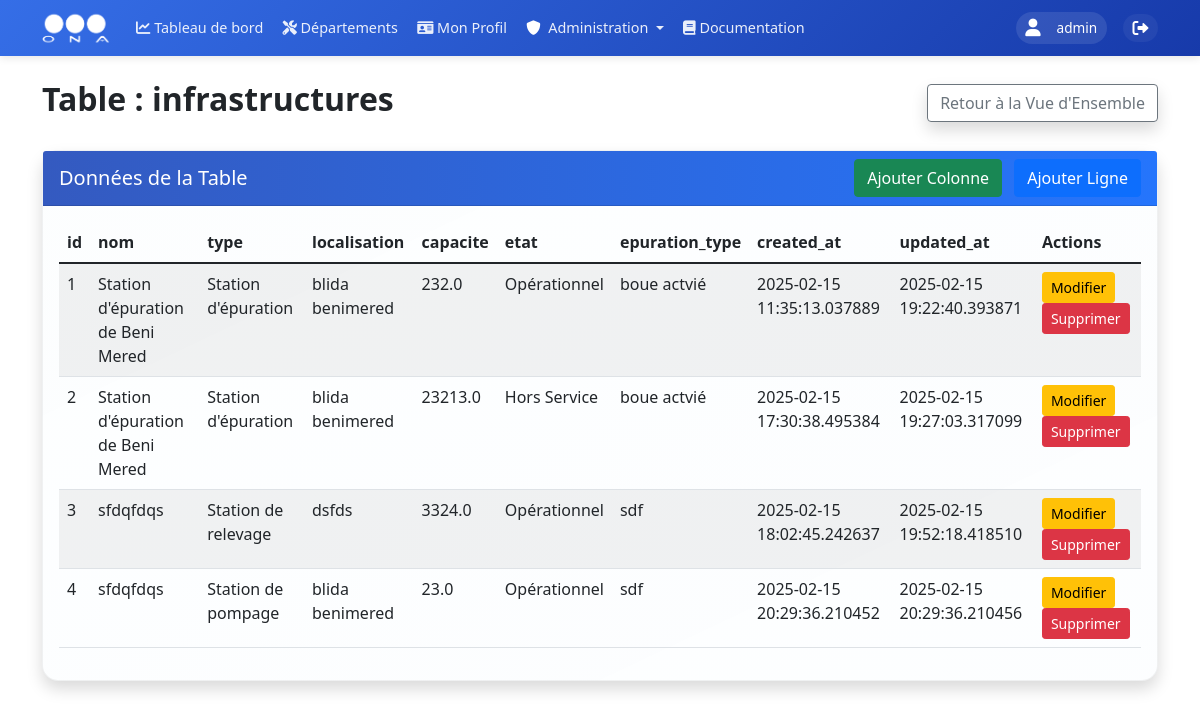
The app's page /admin/database/table/infrastructures (signed in) with its own data.
### models.py (models this page shows, shortened)
class User(UserMixin, db.Model):
    __tablename__ = 'users'
    id = db.Column(db.Integer, primary_key=True)
    username = db.Column(db.String(80), unique=True, nullable=False, index=True)
    nickname = db.Column(db.String(80), index=True)
    email = db.Column(db.String(120), unique=True, nullable=True, index=True)
    password_hash = db.Column(db.String(128))
    role = db.Column(db.String(20), nullable=False, default=UserRole.UTILISATEUR, index=True)
    is_active = db.Column(db.Boolean, default=True, index=True)
    last_login = db.Column(db.DateTime, index=True)
    unit_id = db.Column(db.Integer, db.ForeignKey('units.id', ondelete='SET NULL'), nullable=True, index=True)
    zone_id = db.Column(db.Integer, db.ForeignKey('zones.id', ondelete='SET NULL'), nullable=True, index=True)
    created_at = db.Column(db.DateTime, default=datetime.utcnow, index=True)
    updated_at = db.Column(db.DateTime, default=datetime.utcnow, onupdate=datetime.utcnow, index=True)
    profile = db.relationship('UserProfile', backref='user', uselist=False, lazy=True, cascade='all, delete-orphan')
    incidents = db.relationship('Incident', backref='author', lazy=True)

class Infrastructure(db.Model):
    __tablename__ = 'infrastructures'
    id = db.Column(db.Integer, primary_key=True)
    nom = db.Column(db.String(200), nullable=False, index=True)
    type = db.Column(db.String(100), nullable=False, index=True)
    localisation = db.Column(db.String(200), nullable=False)
    capacite = db.Column(db.Float, nullable=False)
    etat = db.Column(db.String(50), nullable=False, default='Opérationnel', index=True)
    epuration_type = db.Column(db.String(100), nullable=True, index=True)
    infrastructure_files = db.relationship('InfrastructureFile', back_populates='infrastructure', lazy='dynamic', cascade='all, delete-orphan')
    created_at = db.Column(db.DateTime, default=datetime.utcnow, index=True)
    updated_at = db.Column(db.DateTime, default=datetime.utcnow, onupdate=datetime.utcnow, index=True)

### routes/database_admin.py (the view)
@database_admin.route('/admin/database/table/<table_name>')
@login_required
@admin_required
def view_table(table_name):
    inspector = inspect(db.engine)
    if table_name not in inspector.get_table_names():
        flash('Table not found', 'error')
        return redirect(url_for('database_admin.database_overview'))
    columns = inspector.get_columns(table_name)
    foreign_keys = get_foreign_keys(table_name)
    for column in columns:
        column['foreign_key'] = column['name'] in foreign_keys
        if column['foreign_key']:
            column['foreign_table'] = foreign_keys[column['name']]
    query = text(f'SELECT * FROM {table_name}')
    result = db.session.execute(query)
    rows = [dict(row._mapping) for row in result]
    related_data = get_related_data(table_name)
    return render_template('admin/database/table.html',
                         table_name=table_name,
                         columns=columns,
                         rows=rows,
                         related_data=related_data)

### app.py (called while the page is built)
@login_manager.user_loader
def load_user(user_id):
    return db.session.get(User, int(user_id))

### routes/database_admin.py (called while the page is built)
def get_foreign_keys(table_name):
    inspector = inspect(db.engine)
    foreign_keys = {}
    for fk in inspector.get_foreign_keys(table_name):
        constrained_column = fk['constrained_columns'][0]
        referred_table = fk['referred_table']
        foreign_keys[constrained_column] = referred_table
    return foreign_keys

def get_related_data(table_name):
    inspector = inspect(db.engine)
    foreign_keys = get_foreign_keys(table_name)
    related_data = {}
    for column, referred_table in foreign_keys.items():
        display_column = get_display_column(referred_table)
        query = text(f'SELECT id, {display_column} as display_name FROM {referred_table}')
        result = db.session.execute(query)
        related_data[referred_table] = [dict(row._mapping) for row in result]
    return related_data

### utils/permissions.py (called while the page is built)
    @staticmethod
    def is_admin(role):
        return role == UserRole.ADMIN

### templates/admin/database/table.html (shortened to what this page needs)
{% extends "base/base.html" %}
{% block content %}
<div class="container mt-4 animate__animated animate__fadeIn">
    <div class="d-flex justify-content-between align-items-center mb-4">
        <h2 class="fw-bold">Table : {{ table_name }}</h2>
        <a href="{{ url_for('database_admin.database_overview') }}" class="btn btn-outline-secondary shadow">Retour à la Vue d'Ensemble</a>
    </div>
    <div class="card shadow">
        <div class="card-header d-flex justify-content-between align-items-center" style="background: linear-gradient(to right, #345ac0, #2575fc); color: #fff;">
            <h5 class="mb-0">Données de la Table</h5>
            <div>
                <button class="btn btn-success me-2" data-bs-toggle="modal" data-bs-target="#addColumnModal">
                    Ajouter Colonne
                </button>
                <button class="btn btn-primary" data-bs-toggle="modal" data-bs-target="#addRowModal">
                    Ajouter Ligne
                </button>
            </div>
        </div>
        <div class="card-body">
            <div class="table-responsive">
                <table class="table table-striped">
                    <thead>
                        <tr>
                            {% for column in columns %}
                            <th>{{ column.name }}</th>
                            {% endfor %}
                            <th>Actions</th>
                        </tr>
                    </thead>
                    <tbody>
                        {% for row in rows %}
                        <tr>
                            {% for column in columns %}
                            <td>
                                {% if column.foreign_key %}
                                    {% set related_row = related_data[column.foreign_table] | selectattr("id", "equalto", row[column.name]) | first %}
                                    {{ related_row.display_name if related_row else row[column.name] }}
                                {% else %}
                                    {% set type_str = column.type | string %}
                                    {% if 'Boolean' in type_str %}
                                        {{ 'Oui' if row[column.name] else 'Non' }}
                                    {% elif 'DateTime' in type_str %}
                                        {{ row[column.name].strftime('%Y-%m-%d %H:%M:%S') if row[column.name] }}
                                    {% elif 'Date' in type_str %}
                                        {{ row[column.name].strftime('%Y-%m-%d') if row[column.name] }}
                                    {% else %}
                                        {{ row[column.name] }}
                                    {% endif %}
                                {% endif %}
                            </td>
                            {% endfor %}
                            <td>
                                <button class="btn btn-sm btn-warning" onclick="editRow({{ row.get('id', 0) }})">Modifier</button>
                                <form action="{{ url_for('database_admin.delete_row', table_name=table_name, row_id=row.get('id', 0)) }}"
                                      method="POST" class="d-inline">
                                    <button type="submit" class="btn btn-sm btn-danger"
                                            onclick="return confirm('Êtes-vous sûr de vouloir supprimer cette ligne ?')">Supprimer</button>
                                </form>
                            </td>
                        </tr>
                        {% endfor %}
                    </tbody>
                </table>
            </div>
        </div>
    </div>
</div>
{% endblock %}

### templates/base/base.html (shortened to what this page needs)
<!DOCTYPE html>
<html lang="fr" dir="ltr">
<head>
    <link href="https://cdn.jsdelivr.net/npm/bootstrap@5.1.3/dist/css/bootstrap.min.css" rel="stylesheet">
    <link href="https://cdnjs.cloudflare.com/ajax/libs/font-awesome/6.0.0/css/all.min.css" rel="stylesheet">
    <link rel="stylesheet" href="https://unpkg.com/leaflet@1.9.4/dist/leaflet.css" />
    <link rel="stylesheet" href="https://cdn.datatables.net/1.11.5/css/dataTables.bootstrap5.min.css">
</head>
<body>
    <nav class="navbar navbar-expand-lg sticky-top">
        <div class="container">
            <a class="navbar-brand" href="{{ url_for('main_dashboard.dashboard') }}">
                <img src="{{ url_for('static', filename='images/ona_logo.png') }}" alt="ONA">
            </a>
            <div class="collapse navbar-collapse" id="navbarNav">
                <ul class="navbar-nav me-auto mb-2 mb-lg-0">
                    <li class="nav-item">
                        <a class="nav-link" href="{{ url_for('main_dashboard.dashboard') }}">
                            <i class="fas fa-chart-line"></i>
                            <span>Tableau de bord</span>
                        </a>
                    </li>
                    <li class="nav-item">
                        <a class="nav-link" href="{{ url_for('departements') }}">
                            <i class="fas fa-tools"></i>
                            <span>Départements</span>
                        </a>
                    </li>
                    {% if current_user.is_authenticated %}
                    <li class="nav-item">
                        <a class="nav-link" href="{{ url_for('profiles.view_profile') }}">
                            <i class="fas fa-id-card"></i>
                            <span>Mon Profil</span>
                        </a>
                    </li>
                    {% if current_user.role == 'Admin' %}
                    <li class="nav-item dropdown">
                        <a class="nav-link dropdown-toggle" href="#" id="adminDropdown" role="button" data-bs-toggle="dropdown">
                            <i class="fas fa-shield-alt text-white me-1"></i> Administration
                        </a>
                    </li>
                    {% endif %}
                    {% endif %}
                    <li class="nav-item">
                        <a class="nav-link {% if active_page == 'documentation' %}active{% endif %}" href="{{ url_for('documentation.view_documentation') }}">
                            <i class="fas fa-book"></i> Documentation
                        </a>
                    </li>
                </ul>
                <div class="user-section">
                    <div class="d-flex align-items-center">
                        {% if current_user.is_authenticated %}
                            <div class="user-info">
                                <i class="fas fa-user me-2"></i>
                                <span>
                                    {% if current_user.nickname %}
                                        {{ current_user.nickname }}
                                    {% else %}
                                        {{ current_user.username }}
                                    {% endif %}
                                </span>
                            </div>
                            <a href="{{ url_for('auth.logout') }}"
                               class="logout-btn text-white text-decoration-none ms-2"
                               title="Déconnexion"
                               onclick="event.preventDefault(); openUniversalModal({
                                   title: 'Déconnexion',
                                   body: 'Êtes-vous sûr de vouloir vous déconnecter de Spark ?',
                                   confirmText: 'Se déconnecter',
                                   cancelText: 'Annuler',
                                   onConfirm: () => {
                                       window.location.href = '{{ url_for('auth.logout') }}';
                                   }
                               });">
                                <i class="fas fa-sign-out-alt"></i>
                            </a>
                        {% else %}
                            <a href="{{ url_for('auth.login') }}" class="btn btn-light">Connexion</a>
                        {% endif %}
                    </div>
                </div>
            </div>
        </div>
    </nav>
    {% block content %}{% endblock %}
</body>
</html>

### templates/base/base.html (style rules this page uses)
:root { --ona-primary: #356ee7; --ona-secondary: #173aaa; --ona-dark: #2b2d42; --ona-light: #f8f9fa; --transition: all 0.3s ease-in-out; }
.navbar { background: linear-gradient(135deg, var(--ona-primary) 0%, var(--ona-secondary) 100%); box-shadow: 0 2px 8px rgba(0, 0, 0, 0.1); padding: 0.75rem 0; position: sticky; top: 0; z-index: 1000; height: 56px; }
.navbar-brand { display: flex; align-items: center; padding: 0; margin-right: 2rem; }
.navbar-brand img { height: 40px; width: auto; transition: var(--transition); filter: brightness(0) invert(1); }
.nav-link { color: rgba(255, 255, 255, 0.9) !important; padding: 0.5rem 1rem !important; border-radius: 50px; transition: var(--transition); font-weight: 500; }
.user-info { color: white; display: flex; align-items: center; gap: 0.5rem; padding: 0.5rem 1rem; border-radius: 50px; background: rgba(255, 255, 255, 0.1); margin-right: 1rem; }
.user-info i { font-size: 1.1rem; }
.logout-btn { color: rgba(255, 255, 255, 0.9); padding: 0.5rem 1rem; border-radius: 50px; text-decoration: none; transition: var(--transition); display: flex; align-items: center; gap: 0.5rem; background: rgba(255, 255, 255, 0.05); }
@media (max-width: 1366px) { .navbar { padding: 0.5rem 0; } }
@media (max-width: 1366px) { .navbar-brand img { height: 35px; } }
@media (max-width: 1366px) { .nav-link { padding: 0.4rem 0.8rem !important; font-size: 0.95rem; } }
@media (max-width: 1366px) { .user-info { padding: 0.4rem 0.8rem; font-size: 0.9rem; } }
@media (max-width: 1366px) { .logout-btn { padding: 0.4rem 0.8rem; } }
@media (max-width: 1200px) { .navbar-brand { margin-right: 1rem; } }
@media (max-width: 1200px) { .nav-link { padding: 0.35rem 0.6rem !important; font-size: 0.9rem; } }
@media (max-width: 1200px) { .user-info { padding: 0.35rem 0.6rem; font-size: 0.85rem; margin-right: 0.5rem; } }
@media (max-width: 1200px) { .logout-btn { padding: 0.35rem 0.6rem; } }
.card { background-color: #ffffff; background-image: linear-gradient( to bottom right, rgba(135, 206, 235, 0.02), rgba(30, 144, 255, 0.01) ); border-radius: 16px; box-shadow: 0 10px 25px rgba(0, 0, 0, 0.06), 0 5px 10px rgba(0, 0, 0, 0.03); border: 1px solid rgba(0, 0, 0, 0.05); transition: all 0.4s cubic-bezier(0.165, 0.84, 0.44, 1); }

### records on screen
User: username "admin"
Infrastructure: id "1" "Station d'épuration de Beni Mered" "Station d'épuration" "blida benimered" "232.0" "Opérationnel" "boue actvié" "2025-02-15 11:35:13.037889" "2025-02-15 19:22:40.393871"
Infrastructure: id "2" "Station d'épuration de Beni Mered" "Station d'épuration" "blida benimered" "23213.0" "Hors Service" "boue actvié" "2025-02-15 17:30:38.495384" "2025-02-15 19:27:03.317099"
Infrastructure: id "3" "sfdqfdqs" "Station de relevage" "dsfds" "3324.0" "Opérationnel" "sdf" "2025-02-15 18:02:45.242637" "2025-02-15 19:52:18.418510"
Infrastructure: id "4" "sfdqfdqs" "Station de pompage" "blida benimered" "23.0" "Opérationnel" "sdf" "2025-02-15 20:29:36.210452" "2025-02-15 20:29:36.210456"

### other values on screen
{{ table_name }} "infrastructures"
{{ column.name }} "id" "nom" "type" "localisation" "capacite" "etat" "epuration_type" "created_at" "updated_at"
